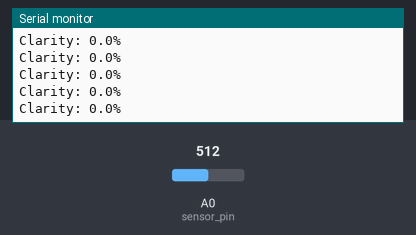
Simulated run of this sketch. Board: Arduino Uno, built with avr-gcc and run on an emulated ATmega328P. Shown: the last lines printed to the serial monitor. Inputs (shaded band) come from the test bench; at power-on: A0 (sensor_pin) = 512.

Above: at 1.2 s.
1.3 s: A0 (sensor_pin) set to 716
At 1.56 s:
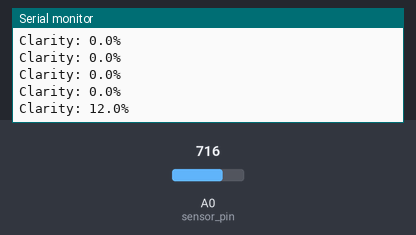
2.8 s: A0 (sensor_pin) set to 900
At 2.96 s:
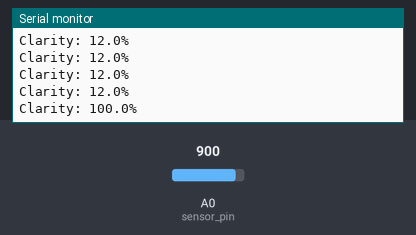
Timing chart, 0 to 5.8 s (numbered marks = the images above; inputs shaded):
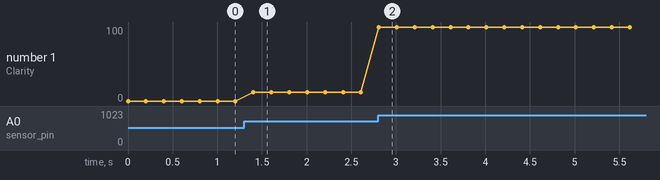

The sketch:

TurbidityFinal.ino
```cpp
#define sensor_pin A0

float voltage_min = 0.5; // Voltage when fully clear (adjust this value)
float voltage_max = 3.5; // Voltage when fully obstructed (adjust this value)

void setup() {
  Serial.begin(9600);
}

void loop() {
  int sensorValue = analogRead(sensor_pin);
  float turbidity_clear_water = 830;
  float turbidity_blocked = 700;
  // Constrain the clarity percentage between 0 and 100
  float clarity_percentage = constrain(map(sensorValue, turbidity_blocked, turbidity_clear_water, 0, 100), 0, 100);

  Serial.print("Clarity: ");
  Serial.print(clarity_percentage, 1);
  Serial.println("%");

  delay(200);
}
```

Measured:
- after the input at 1.3 s, the serial monitor: prints a new line after 0.10 s (image 1)
- after the input at 2.8 s, the serial monitor: prints a new line at once (image 2)
- plotted number 1: 0 → 12 after the input at 1.3 s, 12 → 100 after the input at 2.8 s
